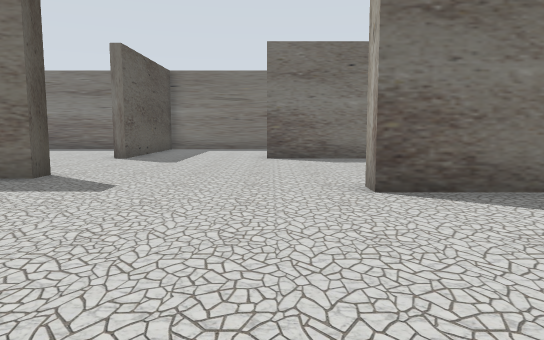
[1] (above)

13 first-person views from a walk through a robot-simulator world made for Gazebo. The camera is 0.94 m above the floor, tilts 6° down and sees 70° across. The floor is counted in squares, 1 m on a side. Each view is taken from the middle of a square. On the plan, view 1 faces up. The plan holds only what a view shows up to about 13 squares ahead; the rest is blank. Some surface patterns are stand-ins.

[2]
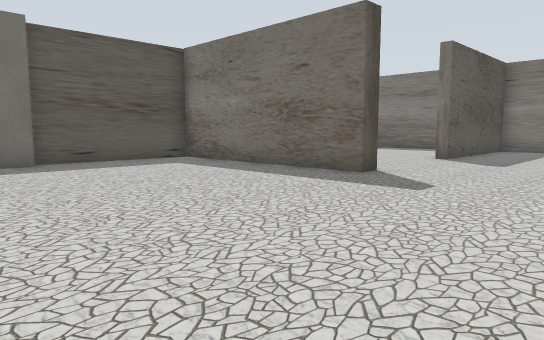

[3]
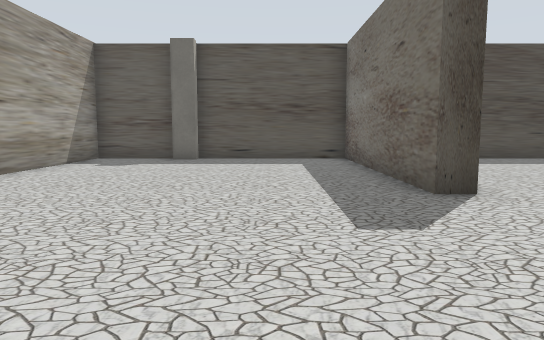

[4]
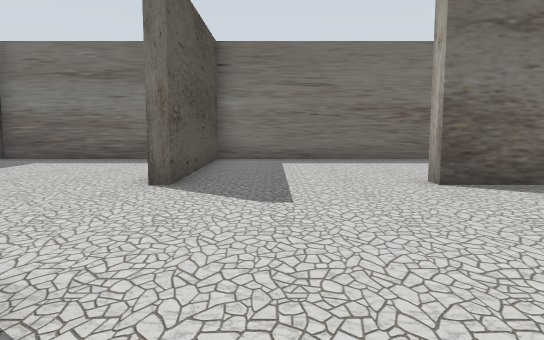

[5]
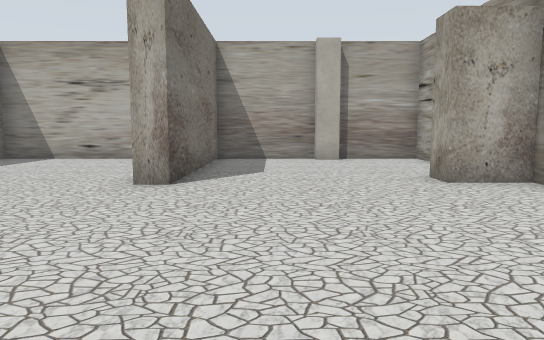

[6]
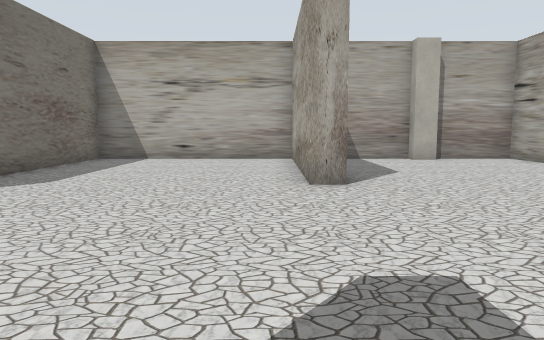

[7]
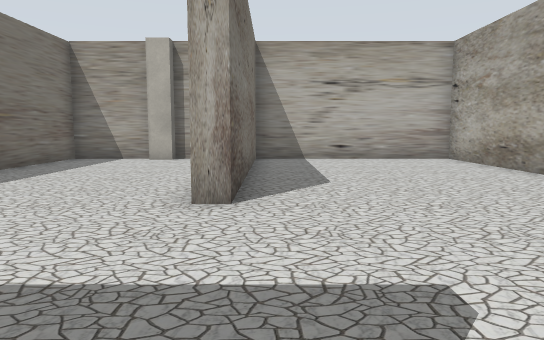

[8]
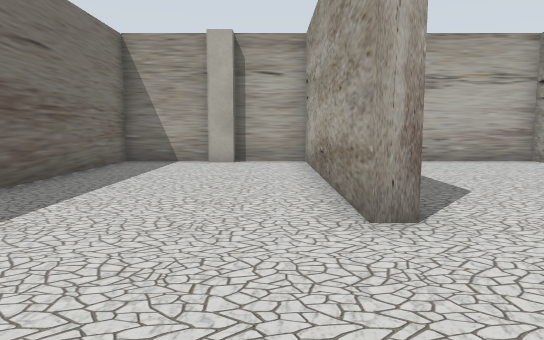

[9]
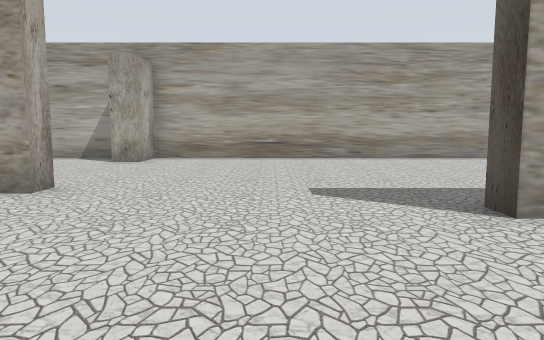

[10]
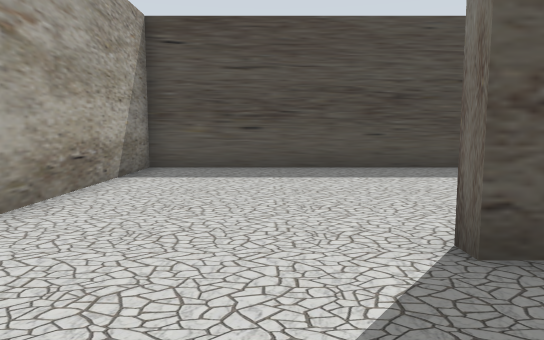

[11]
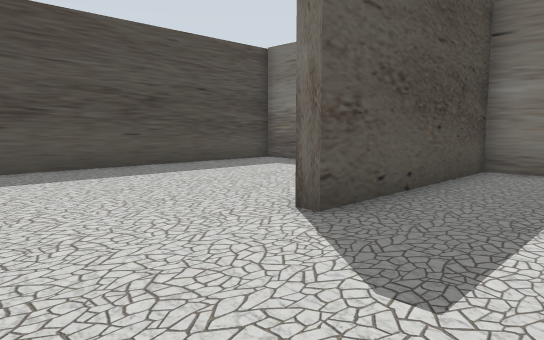

[12]
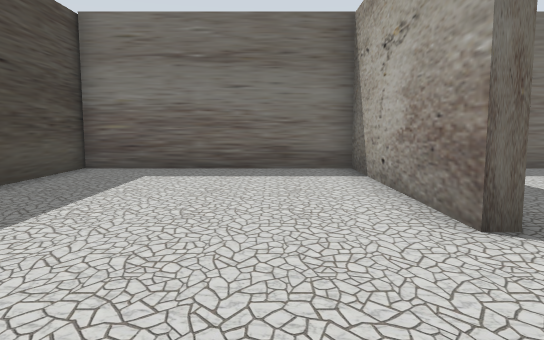

[13]
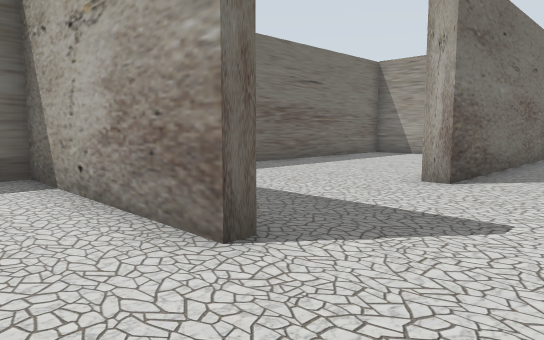

### Floor plan
Points are (right, up) in squares from view 1. A wall is a line through its corners. A room is listed if a view was taken in it or the views show most of it. See-through windows are left out.
Room 1 (views 1, 2, 3, 4, 5, 6, 7, 8, 9, 10, 11, 12, 13)
walls: (-11.6, 8) (-4.7, 8) (-4.7, 7.4) (-11.6, 7.4); (-4.7, 18.4) (-4.7, 12.5) (-5.1, 12.5) (-5.1, 18.4); (1.8, -0.6) (1.8, 0.9) (2.6, 0.9); (7, 1.9) (7, 2.6) (7.4, 2.6) (7.4, 5.7) (1.5, 5.7) (1.5, 6.4) (7.4, 6.4) (7.4, 12.5) (-0.2, 12.5) (-0.2, 13) (7.4, 13) (7.4, 15.1) (7, 15.1) (7, 15.9); (7.4, 15.8) (7.4, 18.3) (-11.5, 18.3) (-11.5, 2.6) (-11, 2.6) (-11, 1.9); (-11.5, 1.9) (-11.5, -0.6) (7.4, -0.6) (7.4, 1.9)

Positions as (right, up) in squares from view 1, and headings:
1: (0, 0), facing up
2: (0, 0), facing up-left
3: (1, 5), facing left
4: (-3, 6), facing up
5: (-5, 4), facing right
6: (-5, 7), facing right
7: (-5, 12), facing right
8: (-4, 14), facing right
9: (-2, 12), facing down
10: (-2, 11), facing left
11: (-2, 9), facing up-left
12: (-7, 9), facing up
13: (-7, 10), facing up-right
